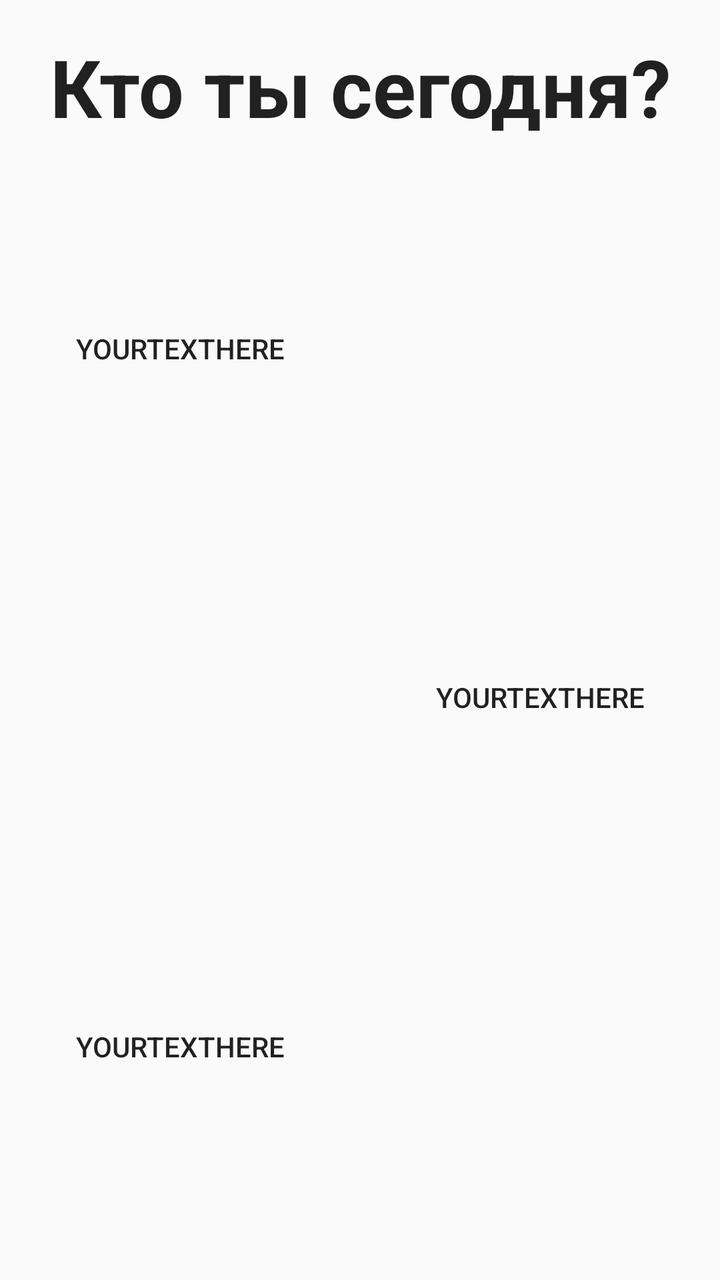
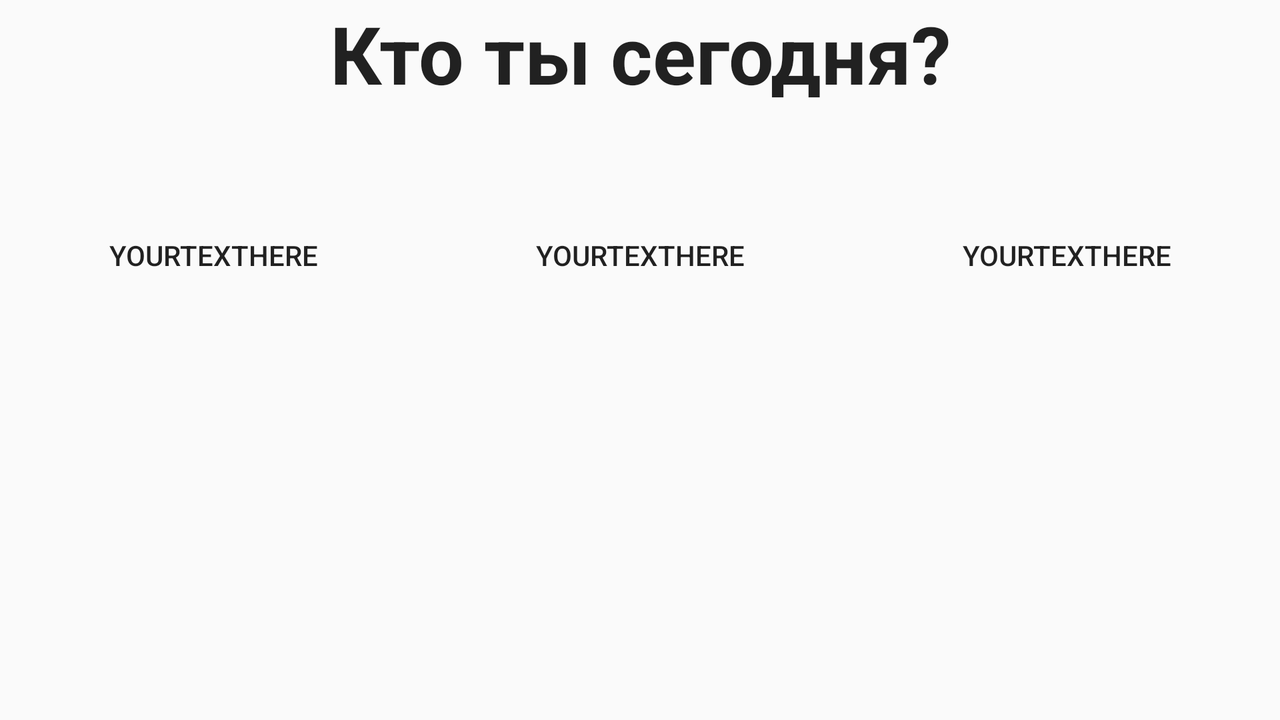

One screen, two layout resources from the same app: the default and the author's alternative for another configuration. Each is rendered where Android would select it; the XML of both is given below.
<!-- AndroidManifest.xml: application theme AppTheme -->
<!-- res/layout/fragment_characters_info.xml -->
<?xml version="1.0" encoding="utf-8"?>
<LinearLayout xmlns:android="http://schemas.android.com/apk/res/android"
    xmlns:tools="http://schemas.android.com/tools"
    android:layout_width="match_parent"
    android:layout_height="match_parent"
    android:orientation="vertical"
    android:weightSum="22"
    tools:context=".FragmentCharactersInfo">

    <TextView
        android:layout_width="match_parent"
        android:layout_height="0dp"
        android:layout_weight="3"
        android:text="@string/whoAreYouToday"
        style="@style/TextTitle"/>

    <LinearLayout
        android:layout_width="match_parent"
        android:layout_height="0dp"
        android:layout_weight="6"
        android:orientation="horizontal"
        android:weightSum="2">

        <Button
            android:id="@+id/button_character_first"
            android:layout_width="0dp"
            android:layout_weight="1"
            android:layout_height="match_parent"
            android:text="@string/text_for_check"
            style="@style/ButtonTransparent"/>

        <ImageView
            android:id="@+id/image_character_first"
            style="@style/ImageCharactersStyle"
            android:layout_width="0dp"
            android:layout_height="match_parent"
            android:layout_weight="1" />

    </LinearLayout>

    <LinearLayout
        android:layout_width="match_parent"
        android:layout_height="0dp"
        android:layout_weight="6"
        android:orientation="horizontal"
        android:weightSum="2">

        <ImageView
            android:id="@+id/image_character_second"
            style="@style/ImageCharactersStyle"
            android:layout_width="0dp"
            android:layout_height="match_parent"
            android:layout_weight="1" />

        <Button
            android:id="@+id/button_character_second"
            android:layout_width="0dp"
            android:layout_height="match_parent"
            android:layout_weight="1"
            android:text="@string/text_for_check"
            style="@style/ButtonTransparent"/>

    </LinearLayout>

    <LinearLayout
        android:layout_width="match_parent"
        android:layout_height="0dp"
        android:layout_weight="6"
        android:orientation="horizontal"
        android:weightSum="2">

        <Button
            android:id="@+id/button_character_third"
            android:layout_width="0dp"
            android:layout_height="match_parent"
            android:layout_weight="1"
            android:text="@string/text_for_check"
            style="@style/ButtonTransparent"/>

        <ImageView
            android:id="@+id/image_character_third"
            style="@style/ImageCharactersStyle"
            android:layout_width="0dp"
            android:layout_height="match_parent"
            android:layout_weight="1" />

    </LinearLayout>

</LinearLayout>
<!-- resources referenced by this layout -->
<resources>
  <string name="text_for_check">yourTextHere</string>
  <string name="whoAreYouToday">Кто ты сегодня?</string>
  <style name="ButtonTransparent">
          <item name="android:layout_gravity">center_vertical</item>
          <item name="android:background">@color/colorTransparent</item>
          <item name="android:layout_marginRight">20dp</item>
          <item name="android:layout_marginLeft">20dp</item>
      </style>
  <style name="ImageCharactersStyle">
          <item name="android:layout_gravity">center_vertical</item>
          <item name="android:layout_marginRight">20dp</item>
          <item name="android:layout_marginLeft">20dp</item>
      </style>
  <style name="TextTitle" parent="Theme.AppCompat.Light.DarkActionBar">
          <item name="android:gravity">center</item>
          <item name="android:textSize">40sp</item>
          <item name="android:textStyle">bold</item>
      </style>
  <style name="AppTheme" parent="Theme.AppCompat.Light.DarkActionBar">
          
          <item name="colorPrimary">@color/colorPrimary</item>
          <item name="colorPrimaryDark">@color/colorPrimaryDark</item>
          <item name="colorAccent">@color/colorAccent</item>
      </style>
  <color name="colorTransparent">#0000</color>
  <color name="colorPrimary">#008577</color>
  <color name="colorPrimaryDark">#00574B</color>
  <color name="colorAccent">#D81B60</color>
</resources>
<!-- res/layout-land/fragment_characters_info.xml (the author's variant of the layout above) -->
<!-- drawn on the phone turned sideways -->
<?xml version="1.0" encoding="utf-8"?>
<LinearLayout xmlns:android="http://schemas.android.com/apk/res/android"
    xmlns:tools="http://schemas.android.com/tools"
    android:layout_width="match_parent"
    android:layout_height="match_parent"
    android:orientation="vertical"
    tools:context=".FragmentCharactersInfo">

    <TextView
        style="@style/TextTitle"
        android:layout_width="match_parent"
        android:layout_height="wrap_content"
        android:text="@string/whoAreYouToday">

    </TextView>

    <LinearLayout
        android:layout_width="match_parent"
        android:layout_height="match_parent"
        android:weightSum="18"
        android:orientation="horizontal"
        android:layout_marginBottom="10dp">

        <LinearLayout
            android:layout_width="0dp"
            android:layout_height="match_parent"
            android:layout_weight="6"
            android:orientation="vertical"
            android:weightSum="2">

            <Button
                android:id="@+id/button_character_first"
                style="@style/ButtonTransparent"
                android:layout_width="match_parent"
                android:layout_height="0dp"
                android:layout_weight="1"
                android:text="@string/text_for_check" />

            <ImageView
                android:id="@+id/image_character_first"
                style="@style/ImageCharactersStyle"
                android:layout_width="match_parent"
                android:layout_height="0dp"
                android:layout_weight="1" />

        </LinearLayout>

        <LinearLayout
            android:layout_width="0dp"
            android:layout_height="match_parent"
            android:layout_weight="6"
            android:orientation="vertical"
            android:weightSum="2">

            <Button
                android:id="@+id/button_character_second"
                style="@style/ButtonTransparent"
                android:layout_width="match_parent"
                android:layout_height="0dp"
                android:layout_weight="1"
                android:text="@string/text_for_check" />

            <ImageView
                android:id="@+id/image_character_second"
                style="@style/ImageCharactersStyle"
                android:layout_width="match_parent"
                android:layout_height="0dp"
                android:layout_weight="1" />



        </LinearLayout>

        <LinearLayout
            android:layout_width="0dp"
            android:layout_height="match_parent"
            android:layout_weight="6"
            android:orientation="vertical"
            android:weightSum="2">

            <Button
                android:id="@+id/button_character_third"
                style="@style/ButtonTransparent"
                android:layout_width="match_parent"
                android:layout_height="0dp"
                android:layout_weight="1"
                android:text="@string/text_for_check" />

            <ImageView
                android:id="@+id/image_character_third"
                style="@style/ImageCharactersStyle"
                android:layout_width="match_parent"
                android:layout_height="0dp"
                android:layout_weight="1" />

        </LinearLayout>
    </LinearLayout>
</LinearLayout>
